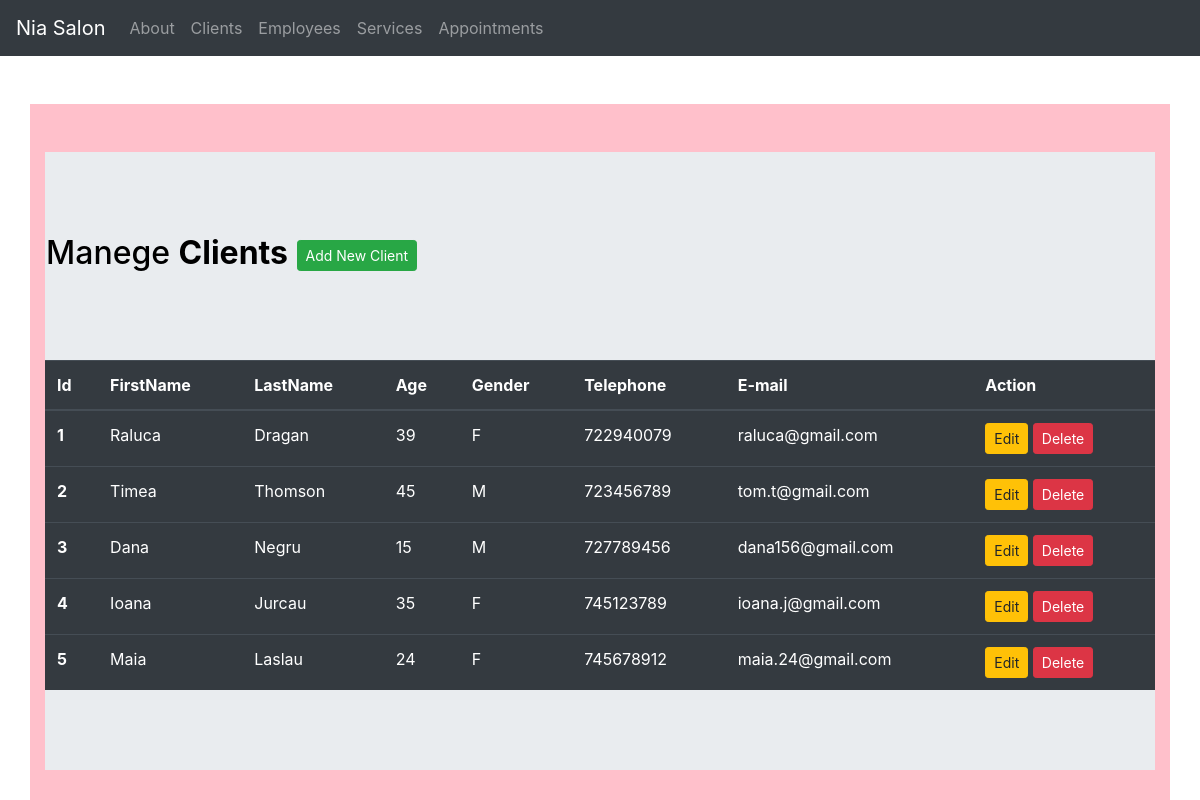
The app's page /clients with its own data.
### app.py (models this page shows, shortened)
class Clients(db.Model):
    id = db.Column(db.Integer, primary_key = True)
    first_name = db.Column(db.String(50),nullable = False)
    last_name = db.Column(db.String(50), nullable = False)
    age = db.Column(db.Integer, nullable = False)
    gender = db.Column(db.String(1),nullable = False)
    phone = db.Column(db.Integer, nullable = False, unique = True)
    email = db.Column(db.String(50), nullable = False, unique = True)

### app.py (the view)
@app.route('/clients')
def clients():
    all_data = Clients.query.all()
    return render_template('t3_clients.html', clients = all_data)

### templates/t3_clients.html (shortened to what this page needs)
{% extends 'base.html' %}
{% block content %}
  <div class="container">
    <br/><br/>
    <div class="row">
      <div class="col md-12" style="background-color:pink;">
        <br/><br/>
        <div class="jumbotron jumbotron-fluid">
          <br/><br/>
          <h2>Manege <b>Clients</b>
            <button type="button" class="btn btn-success btn-sm" data-toggle="modal" data-target="#mymodal">Add New Client</button>
          </h2>
          <br/><br/><br/><br/>
          <table class="table table-hover table-dark">
            <thead>
              <tr>
                <th scope="col">Id</th>
                <th scope="col">FirstName</th>
                <th scope="col">LastName</th>
                <th scope="col">Age</th>
                <th scope="col">Gender</th>
                <th scope="col">Telephone</th>
                <th scope="col">E-mail</th>
                <th scope="col">Action</th>
              </tr>
            </thead>
            <tbody>
            {% for row in clients %}
              <tr>
                <th>{{row.id}}</th>
                <td>{{row.first_name}}</td>
                <td>{{row.last_name}}</td>
                <td>{{row.age}}</td>
                <td>{{row.gender}}</td>
                <td>{{row.phone}}</td>
                <td>{{row.email}}</td>
                <td>
                  <a href="/updatec/{{row.id}}" class="btn btn-warning btn-sm" data-toggle="modal" data-target="#modaledit{{row.id}}">Edit</a>
                  <a href="/deletec/{{row.id}}" class="btn btn-danger btn-sm" onclick="return confirm('Are you sure to delete this client?')">Delete</a>
                </td>
              </tr>
            {% endfor %}
            </tbody>
          </table>
        </div>
      </div>
    </div>
  </div>
{% endblock %}

### static/css/style.css (style rules this page uses)
h2 { color:black; position: absolute; top: 130px; left: 16px; font-size: 200%; }

### records on screen
Clients: id "1", first_name "Raluca", last_name "Dragan", age "39", gender "F", phone "722940079", email "raluca@gmail.com"
Clients: id "2", first_name "Timea", last_name "Thomson", age "45", gender "M", phone "723456789", email "tom.t@gmail.com"
Clients: id "3", first_name "Dana", last_name "Negru", age "15", gender "M", phone "727789456", email "dana156@gmail.com"
Clients: id "4", first_name "Ioana", last_name "Jurcau", age "35", gender "F", phone "745123789", email "ioana.j@gmail.com"
Clients: id "5", first_name "Maia", last_name "Laslau", age "24", gender "F", phone "745678912", email "maia.24@gmail.com"
